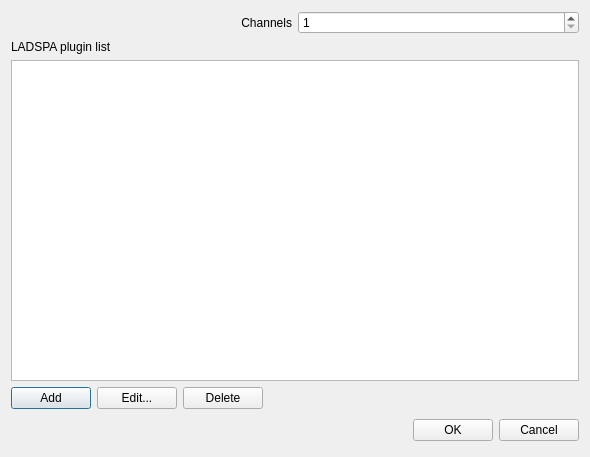
<?xml version="1.0" encoding="UTF-8"?>
<ui version="4.0">
 <class>ZLADSPAListDialog</class>
 <widget class="QDialog" name="ZLADSPAListDialog">
  <property name="geometry">
   <rect>
    <x>0</x>
    <y>0</y>
    <width>590</width>
    <height>457</height>
   </rect>
  </property>
  <property name="windowTitle">
   <string>LADSPA plugin list editor</string>
  </property>
  <layout class="QVBoxLayout" name="verticalLayout_2">
   <item>
    <layout class="QHBoxLayout" name="horizontalLayout_2">
     <item>
      <widget class="QLabel" name="label">
       <property name="text">
        <string>Channels</string>
       </property>
       <property name="alignment">
        <set>Qt::AlignRight|Qt::AlignTrailing|Qt::AlignVCenter</set>
       </property>
       <property name="buddy">
        <cstring>spinChannels</cstring>
       </property>
      </widget>
     </item>
     <item>
      <widget class="QSpinBox" name="spinChannels">
       <property name="minimum">
        <number>1</number>
       </property>
      </widget>
     </item>
    </layout>
   </item>
   <item>
    <layout class="QVBoxLayout" name="verticalLayout">
     <item>
      <widget class="QLabel" name="label_2">
       <property name="text">
        <string>LADSPA plugin list</string>
       </property>
       <property name="buddy">
        <cstring>listPlugins</cstring>
       </property>
      </widget>
     </item>
     <item>
      <widget class="QListView" name="listPlugins">
       <property name="editTriggers">
        <set>QAbstractItemView::NoEditTriggers</set>
       </property>
       <property name="dragEnabled">
        <bool>true</bool>
       </property>
       <property name="dragDropMode">
        <enum>QAbstractItemView::InternalMove</enum>
       </property>
       <property name="defaultDropAction">
        <enum>Qt::MoveAction</enum>
       </property>
      </widget>
     </item>
    </layout>
   </item>
   <item>
    <layout class="QHBoxLayout" name="horizontalLayout">
     <item>
      <widget class="QPushButton" name="buttonAdd">
       <property name="text">
        <string>Add</string>
       </property>
      </widget>
     </item>
     <item>
      <widget class="QPushButton" name="buttonEdit">
       <property name="text">
        <string>Edit...</string>
       </property>
      </widget>
     </item>
     <item>
      <widget class="QPushButton" name="buttonDelete">
       <property name="text">
        <string>Delete</string>
       </property>
      </widget>
     </item>
     <item>
      <spacer name="horizontalSpacer">
       <property name="orientation">
        <enum>Qt::Horizontal</enum>
       </property>
       <property name="sizeHint" stdset="0">
        <size>
         <width>40</width>
         <height>20</height>
        </size>
       </property>
      </spacer>
     </item>
    </layout>
   </item>
   <item>
    <layout class="QHBoxLayout">
     <property name="spacing">
      <number>6</number>
     </property>
     <property name="leftMargin">
      <number>0</number>
     </property>
     <property name="topMargin">
      <number>0</number>
     </property>
     <property name="rightMargin">
      <number>0</number>
     </property>
     <property name="bottomMargin">
      <number>0</number>
     </property>
     <item>
      <spacer>
       <property name="orientation">
        <enum>Qt::Horizontal</enum>
       </property>
       <property name="sizeHint" stdset="0">
        <size>
         <width>131</width>
         <height>31</height>
        </size>
       </property>
      </spacer>
     </item>
     <item>
      <widget class="QPushButton" name="okButton">
       <property name="text">
        <string>OK</string>
       </property>
      </widget>
     </item>
     <item>
      <widget class="QPushButton" name="cancelButton">
       <property name="text">
        <string>Cancel</string>
       </property>
      </widget>
     </item>
    </layout>
   </item>
  </layout>
 </widget>
 <tabstops>
  <tabstop>spinChannels</tabstop>
  <tabstop>listPlugins</tabstop>
  <tabstop>buttonAdd</tabstop>
  <tabstop>buttonEdit</tabstop>
  <tabstop>buttonDelete</tabstop>
  <tabstop>okButton</tabstop>
  <tabstop>cancelButton</tabstop>
 </tabstops>
 <resources/>
 <connections>
  <connection>
   <sender>okButton</sender>
   <signal>clicked()</signal>
   <receiver>ZLADSPAListDialog</receiver>
   <slot>accept()</slot>
   <hints>
    <hint type="sourcelabel">
     <x>493</x>
     <y>443</y>
    </hint>
    <hint type="destinationlabel">
     <x>195</x>
     <y>330</y>
    </hint>
   </hints>
  </connection>
  <connection>
   <sender>cancelButton</sender>
   <signal>clicked()</signal>
   <receiver>ZLADSPAListDialog</receiver>
   <slot>reject()</slot>
   <hints>
    <hint type="sourcelabel">
     <x>579</x>
     <y>443</y>
    </hint>
    <hint type="destinationlabel">
     <x>302</x>
     <y>296</y>
    </hint>
   </hints>
  </connection>
 </connections>
</ui>
